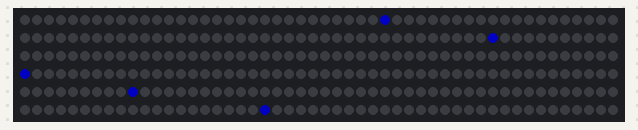
A sketch run on a simulated Arduino Uno, built with avr-gcc and run on an emulated ATmega328P. On the bench: 300 RGB LEDs in strip order, left to right, continuing on the next row. Dim RGB values are drawn brighter than linear; what the sketch prints to the serial monitor is not drawn.

Above: at 0.16 s.
At 3.88 s:
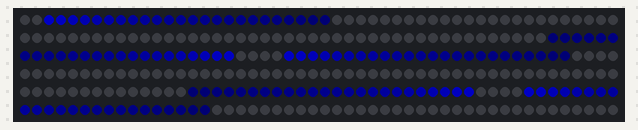
At 7.6 s:
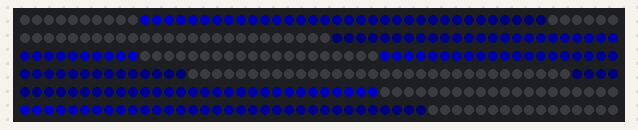
At 15.34 s:
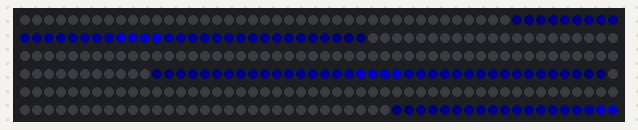
At 22.77 s:
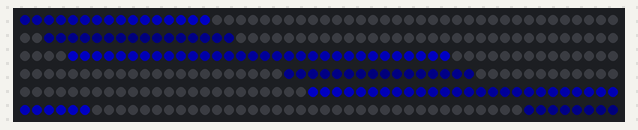
At 30.81 s:
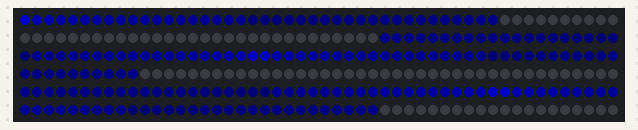

The sketch:

phaseBeat_copied_dynamic_BPM.ino
```cpp
//CODE from https://github.com/s-marley/FastLED-basics/blob/main/4.%20Waves%20and%20blur/phaseBeat/phaseBeat.ino
//SEE https://www.youtube.com/watch?v=2owTxbrmY-s&list=PLgXkGn3BBAGi5dTOCuEwrLuFtfz0kGFTC&index=4

//NOT WORKING WELL, jumps around

#include <FastLED.h>

#define NUM_LEDS  60
#define NUM_LEDS_STRIP  300

#define LED_PIN   2

CRGB leds[NUM_LEDS_STRIP];

int BPM = 10;
const int BPM_max = 30;
const int BPM_min = 10;


void setup() {
  FastLED.addLeds<WS2812B, LED_PIN, GRB>(leds, NUM_LEDS_STRIP);
  FastLED.setBrightness(96);

  Serial.begin(57600);
}


void copyLEDs(){ //copies the settings of the first 30 leds around the stick
  for (int i=0;i<60;i++){
  leds[i+120]=leds[i];
  leds[i+240]=leds[i];
  leds[120-1-i]=leds[i];
  leds[240-1-i]=leds[i];
}
}
void loop() {

 /* uint8_t sinBeat   = beatsin8(30, 0, NUM_LEDS - 1, 0, 0);
  uint8_t sinBeat2  = beatsin8(30, 0, NUM_LEDS - 1, 0, 85);
  uint8_t sinBeat3  = beatsin8(30, 0, NUM_LEDS - 1, 0, 170);
*/
  // If you notice that your pattern is missing out certain LEDs, you
  // will need to use the higher resolution beatsin16 instead. In this
  // case remove the 3 lines above and replace them with the following:
   uint16_t sinBeat   = beatsin16(BPM, 0, NUM_LEDS - 1, 0, 0);
  // uint16_t sinBeat2  = beatsin16(BPM, 0, NUM_LEDS - 1, 0, 21845);
  // uint16_t sinBeat3  = beatsin16(BPM, 0, NUM_LEDS - 1, 0, 43690);

  leds[sinBeat]   = CRGB::Blue;
//  leds[sinBeat2]  = CRGB::Red;
//  leds[sinBeat3]  = CRGB::White;

  fadeToBlackBy(leds, NUM_LEDS, 10);

  EVERY_N_MILLISECONDS(10){
    Serial.println(sinBeat);
//    Serial.print(",");
//    Serial.print(sinBeat2);
//    Serial.print(",");
//    Serial.println(sinBeat3);
  }
   EVERY_N_MILLISECONDS(2000){
   BPM++;
   }
   if (BPM > BPM_max) {BPM =BPM_min;}
copyLEDs();
  FastLED.show();
}
```
